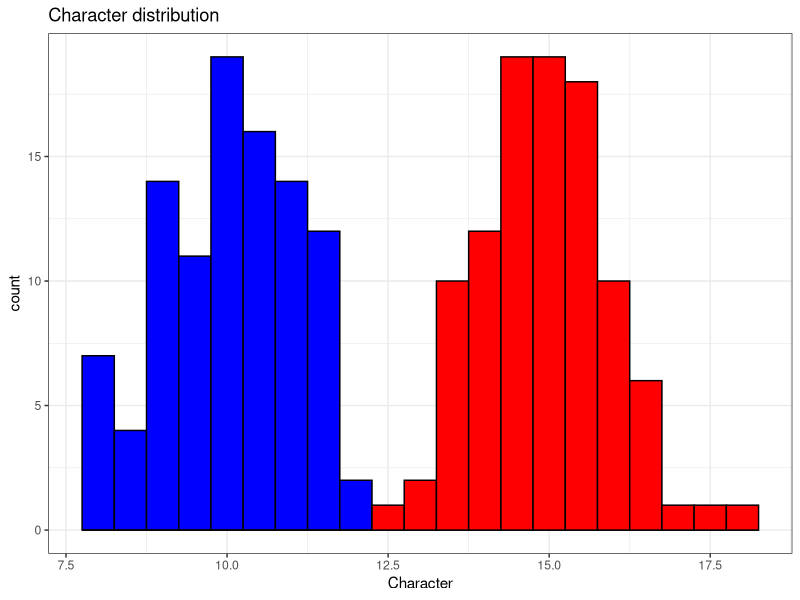
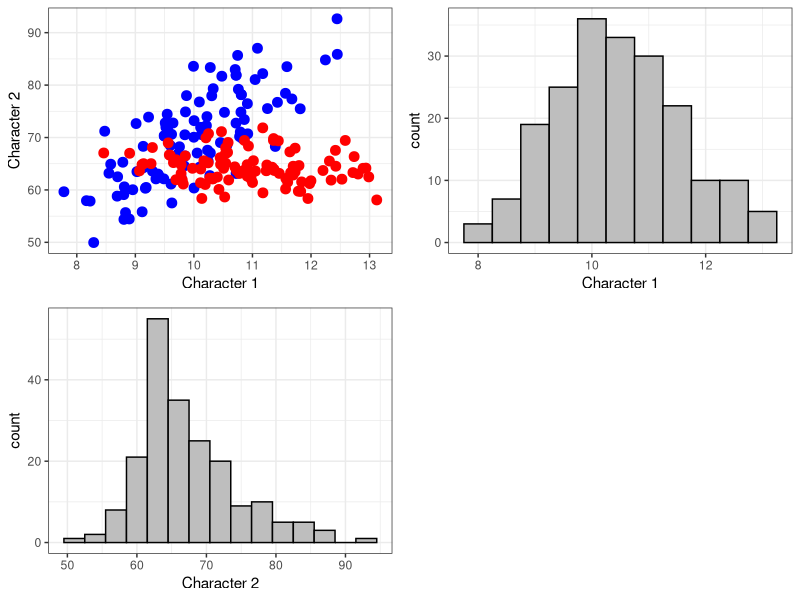
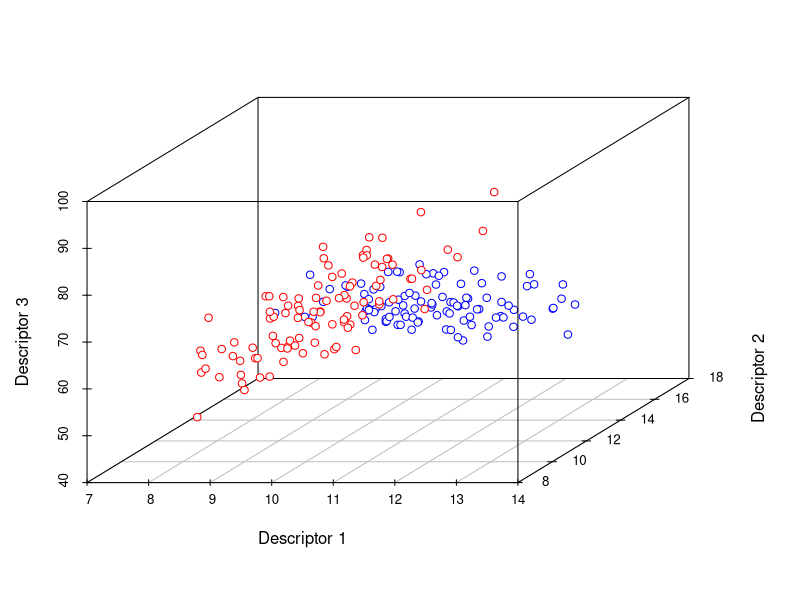
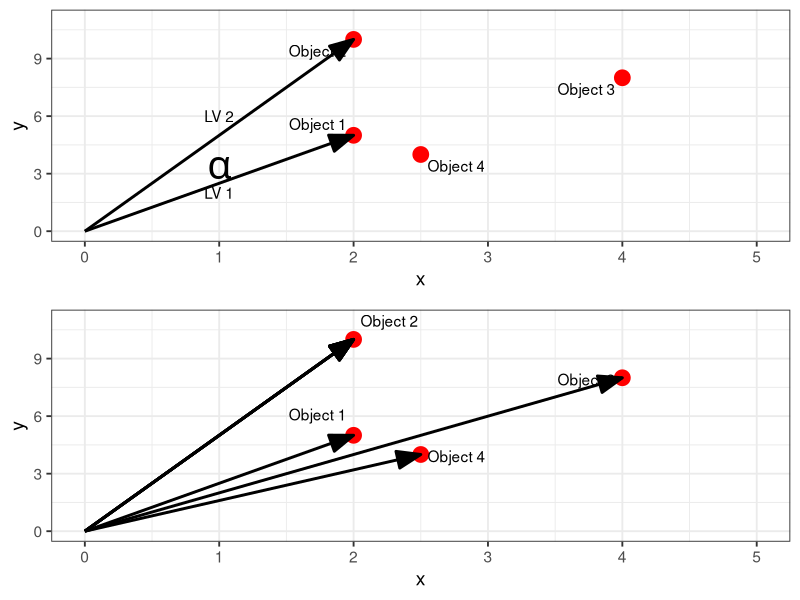
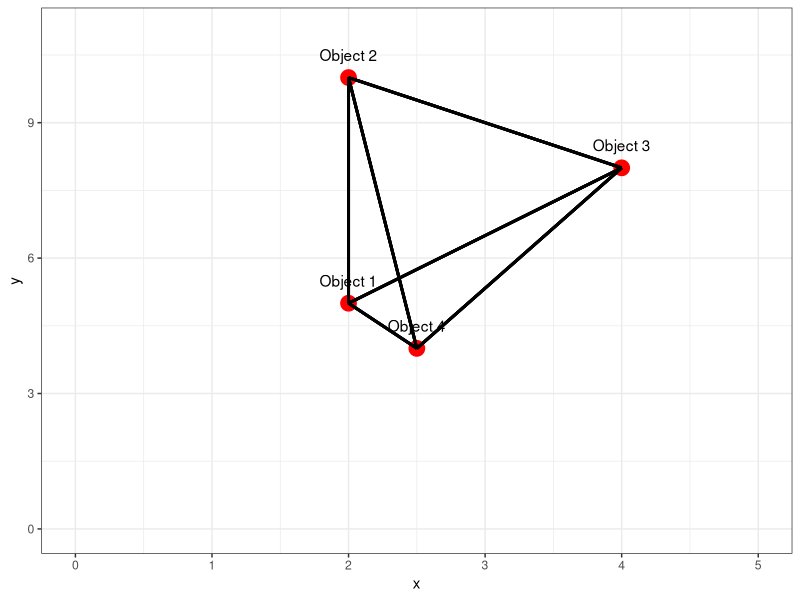
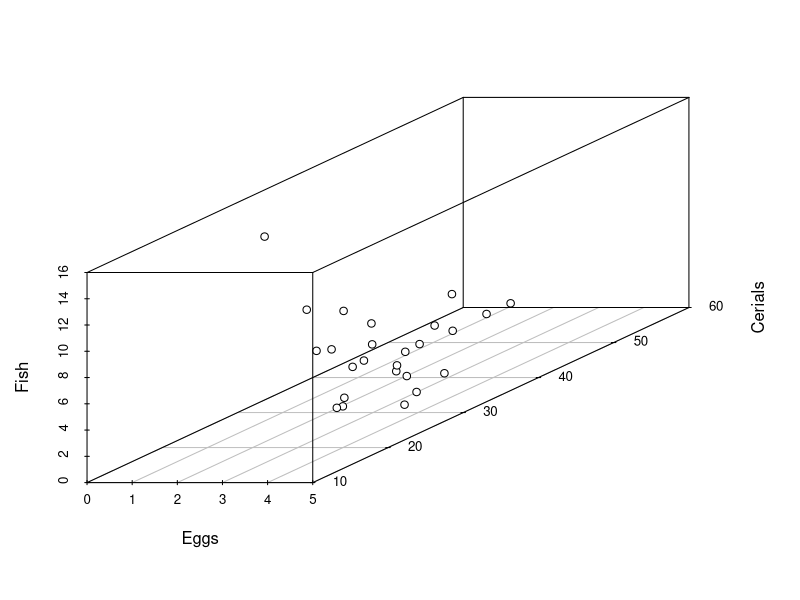
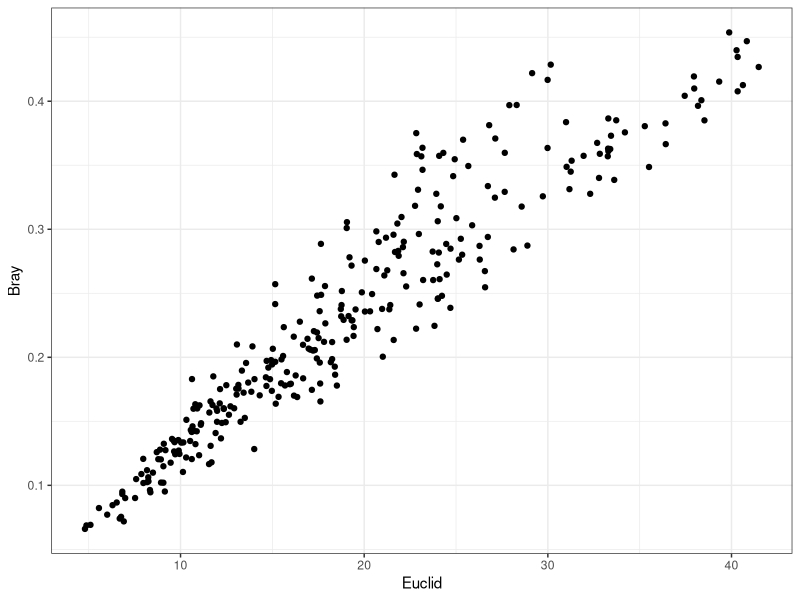
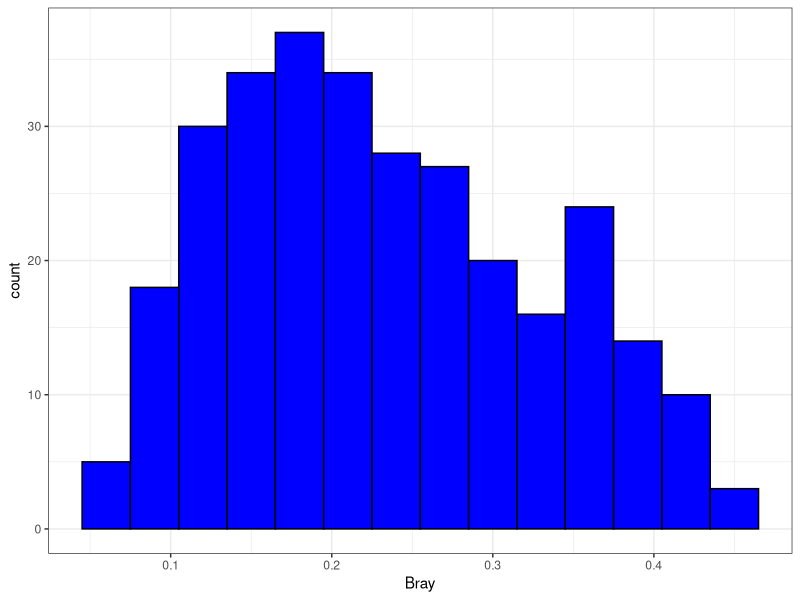

The R script that drew these images, in order:
## ---- chunk 1
# output options
options(width = 70, scipen = 6, digits = 3)
library(knitr)
# chunk default options
opts_chunk$set(fig.align='center', tidy = FALSE, fig.width = 7, fig.height = 3, warning = FALSE)
## ---- chunk 2
dat <- data.frame(trait = c(rnorm(100, 10,1), rnorm(100, 15, 1)), object = rep(c("a","b"), each = 100))
library(ggplot2)
theme_set(theme_bw(base_size = 14))
ggplot(dat[1:100,], aes(x = trait)) + geom_histogram(binwidth = 0.5, color = "black", fill = "blue") + xlab("Character") + theme_bw() + geom_histogram(data = dat[101:200,], aes(x = trait), binwidth = 0.5, color = "black", fill = "red") + ggtitle("Character distribution ")
## ---- chunk 3
ax <- rnorm(100, 10, 1)
ay <- 7*ax + rnorm(100, 0, 5)

bx <- rnorm(100, 11, 1)
by <- -0.5*bx + 70 + rnorm(100, 0, 3)

dat <- data.frame(x = c(ax, bx), y = c(ay, by), object = rep(c("a","b"), each = 100))

pl1 <- ggplot(dat, aes(x = x, y = y)) + geom_point(aes(color = object), size = 3) + xlab("Character 1") + ylab("Character 2") + theme_bw() + guides(color = F) + scale_color_manual(values = c("blue", "red"))

pl2 <- ggplot(dat, aes(x = x)) + geom_histogram(binwidth = 0.5, color = "black", fill = "gray") + xlab("Character 1") + theme_bw()

pl3 <- ggplot(dat, aes(x = y)) + geom_histogram(binwidth = 3, color = "black", fill = "gray") + xlab("Character 2") + theme_bw()

library(gridExtra)

grid.arrange(pl1, pl2, pl3, ncol = 2)

## ---- chunk 4
library (scatterplot3d) 

dat$z = c(rnorm(100, 11, 1), rnorm(100, 14, 1))

scatterplot3d(x = dat$x, y = dat$z, z = dat$y, xlab = "Descriptor 1", ylab = "Descriptor 2", zlab = "Descriptor 3", color = rep(c("red","blue"), each = 100), pch = 21)
## ---- chunk 5
dat2 <- data.frame(object = c("Object 1", "Object 2", "Object 3", "Object 4" ), x = c(2, 2, 4, 2.5), y = c(5, 10, 8, 4))

library(ggrepel)

pl4 <- ggplot(dat2, aes(x = x, y = y)) + geom_point(size = 5, color = "red") + xlim(0,5) + ylim(0, 11) + annotate(geom = "segment", x = 0, y = 0, xend = 2, yend = 5, arrow = arrow(type = "closed", angle = 20, ends = "last"), size = 1) + annotate(geom = "segment", x = 0, y = 0, xend = 2, yend = 10, arrow = arrow(type = "closed", angle = 20, ends = "last"), size = 1) + geom_text_repel(aes(label = object)) + annotate(geom = "text", x = 1, y = 2, label = "LV 1", angle = 0) + annotate(geom = "text", x = 1, y = 6, label = "LV 2", angle = 0) + annotate(geom = "text", x = 1, y = 3.3, parse = TRUE, label = "alpha", size = 10, angle = 0)

pl5 <- ggplot(dat2, aes(x = x, y = y)) + geom_point(size = 5, color = "red") + xlim(0,5) + ylim(0, 11) + geom_segment(aes(x = 0, y = 0, xend = x, yend = y), arrow = arrow(type = "closed", angle = 20, ends = "last"), size = 1) + geom_segment(aes(x = 0, y = 0, xend = 2, yend = 10), arrow = arrow(type = "closed", angle = 20, ends = "last"), size = 1) + geom_text_repel(aes(x = x, y = y+0.5), label = dat2$object)

grid.arrange(pl4, pl5, nrow = 2)
## ---- chunk 6
pl6 <- ggplot(dat2, aes(x = x, y = y)) + geom_point(size = 5, color = "red") + theme_bw() + xlim(0, 5) + ylim(0, 11) + geom_text(aes(x = x, y = y+0.5), label = dat2$object) 

for ( i in 1:nrow(dat2)) for (j in i:nrow(dat2)) pl6 <- pl6 + geom_segment(x = dat2$x[i], y = dat2$y[i], xend = dat2$x[j], yend = dat2$y[j], arrow = NULL, size = 1) 

pl6
## ---- chunk 7
round(dist(dat2[,-1], diag = TRUE, upper = TRUE), 1)

round(dist(dat2[,-1], diag = TRUE, upper = F), 1)

round(dist(dat2[,-1], diag = F, upper = F), 1)

## ---- chunk 8
round(dist(dat2[,-1], diag = F, upper = F), 1)
as.vector(round(dist(dat2[,-1], diag = F, upper = F), 1))
## ---- chunk 9
protein <- read.table("data/Protein.txt", header = TRUE, sep = "\t")
head(protein)
## ---- chunk 10
scatterplot3d(x = protein$Eggs, y = protein$Cereals, z = protein$Fish, scale.y = 3, pch = 21, xlab = "Eggs", ylab = "Cerials", zlab = "Fish")
## ---- chunk 11
total <- apply(protein[, -1], MARGIN = 1,FUN = sum)
protein_stand <- protein[, -1] / total
protein_stand$Country <- protein$Country

head(protein_stand)
## ---- chunk 12
library (vegan)
vegdist(protein[, -1], method = "euclidian")
## ---- chunk 13
dat5 <- (data.frame(Descriptors = c("D1", "D2", "D3", "D4", "D5", "D6", "D7", "D8", "D9", "D10"), Object1 = c(0, 0, 0, 0, 0, 0, 0, 2, 2, 1), Object2 = c(0, 0, 0, 0, 0, 4, 5, 0, 0, 1)))

dat6 <- data.frame(t(dat5[,-1]))
names(dat6) <- dat5$Descriptors
dat6
## ---- chunk 14
BCD <- as.vector(vegdist(protein[,-1], method = "bray"))
ED <- as.vector(vegdist(protein[,-1], method = "euclidean"))

distances <- data.frame(Bray = BCD, Euclid = ED)
ggplot(distances, aes(x = Euclid, y = Bray)) + geom_point() + theme_bw()
## ---- chunk 15
ggplot(distances, aes(x = Bray)) + 
  geom_histogram(binwidth = 0.03, 
                 fill = "blue", 
                 color = "black") + 
  theme_bw()
## ---- chunk 16
library(gplots)
op <- par(mar = c(3, 1, 0, 0))
heatmap.2 (as.matrix(vegdist(protein[,-1], method = "bray")), Rowv = F, dendrogram = "none", Colv = FALSE, density.info = "none", key = TRUE, trace = "none", col = colorpanel(3, low = "black", mid = "gray", high = "white"))
par(op)
## ---- chunk 17
heatmap.2 (as.matrix(vegdist(protein[,-1], method = "bray")), Rowv = T, distfun = vegdist, dendrogram = "none", density.info = "none", key = TRUE, trace = "none", col = colorpanel(3, low = "black", mid = "gray", high = "white"))

## ---- chunk 18
plejada <- function (data, method = "bray", Dcrit) {
  # n - число точек
  # p - период
  library(ggplot2)
  p <- n <- nrow(data)
  factor <- points <- data.frame(X = c(1:n), Y = c(1:n))
  k <- 0
  for (i in 1:n){
    factor$X[i] <- (i-1)/p - k
    if ((i/p - trunc(i/p)) == 0) {
      k <- k + 1
    }
  }
  factor$Y <- factor$X
  
  for (i in 1:n){
    points$X[i] <- cos(2*pi*factor$X[i])
    points$Y[i] <- sin(2*pi*factor$Y[i])
  }
  
  lab <- as.character(1:n)
  pl <- ggplot(points, aes(x = X, y = Y)) + geom_text(label = lab, size = 6) + theme_void()
  library(vegan)
  
  dist <- as.matrix(vegdist(data, method = method))
  for ( i in 1:n) {
    for (j in i:n) {
      if (dist[i, j] <= Dcrit) {
        pl <- pl + geom_segment(x = points$X[i], y = points$Y[i], xend = points$X[j], yend = points$Y[j], color = "red")
      }
    }
  }
  pl
}


plejada (protein [, -1], Dcrit = 0.1)

plejada(data = protein [, -1], Dcrit = 0.15)
## ---- chunk 19

dat7 <- data.frame(X = c(0, 0, 0, 4, 5, 6, 7, 8, 9, 10), Y = c(1, 2, 3, 4, 0, 0, 0,8, 9, 10 ), Z = c(0, 0, 0, 0, 0, 0, 7, 8, 9, 10))

mds_eucl <- metaMDS(dat7, distance = "euclidean", autotransform = FALSE)
mds_bray <- metaMDS(dat7, distance = "bray", autotransform = FALSE)
mds_manch <- metaMDS(dat7, distance = "manhattan", autotransform = FALSE)

dat8 <- data.frame(X = c(0, 0, 0, 1, 1, 1, 1, 1, 1, 1), Y = c(1, 1, 1, 1, 0, 0, 0,1, 1, 1 ), Z = c(0, 0, 0, 0, 0, 0, 1, 1, 1, 1))


mds_jac <- metaMDS(dat8, distance = "jaccard", autotransform = FALSE)

## ---- chunk 20
pl_mds1 <- ggplot(data.frame(MDS1 = mds_eucl$points[,1], MDS2 = mds_eucl$points[,2]), aes(x = MDS1, y = MDS2)) + geom_point(size = 4) + theme_bw() + ggtitle("Euclidean")

pl_mds2 <- ggplot(data.frame(MDS1 = mds_manch$points[,1], MDS2 = mds_manch$points[,2]), aes(x = MDS1, y = MDS2)) + geom_point(size = 4) + theme_bw() + ggtitle("Manchattan")

pl_mds3 <- ggplot(data.frame(MDS1 = mds_bray$points[,1], MDS2 = mds_bray$points[,2]), aes(x = MDS1, y = MDS2)) + geom_point(size = 4) + theme_bw() + ggtitle("Bray-Curtis")

pl_mds4 <- ggplot(data.frame(MDS1 = mds_jac$points[,1], MDS2 = mds_jac$points[,2]), aes(x = MDS1, y = MDS2)) + geom_point(size = 4) + theme_bw() + ggtitle("Jaccard")

grid.arrange(pl_mds1, pl_mds2 , pl_mds3 , pl_mds4, ncol = 2)
## ---- chunk 21
row.names(protein) <- protein$Country
mds <- metaMDS(protein [,-1], distance = "euclidean", autotransform = FALSE)
## ---- chunk 22
plot(mds,type = "n", main = "Euclidean distance")
text(mds, display = "sites", cex = 1)
## ---- chunk 23
mds <- metaMDS(protein [,-1], distance = "bray", autotransform = FALSE)
# points(mds, display = "sites")

## ---- chunk 24
plot(mds,type = "n", main = "Bray-Curtis")
text(mds, display = "sites", cex = 1)
